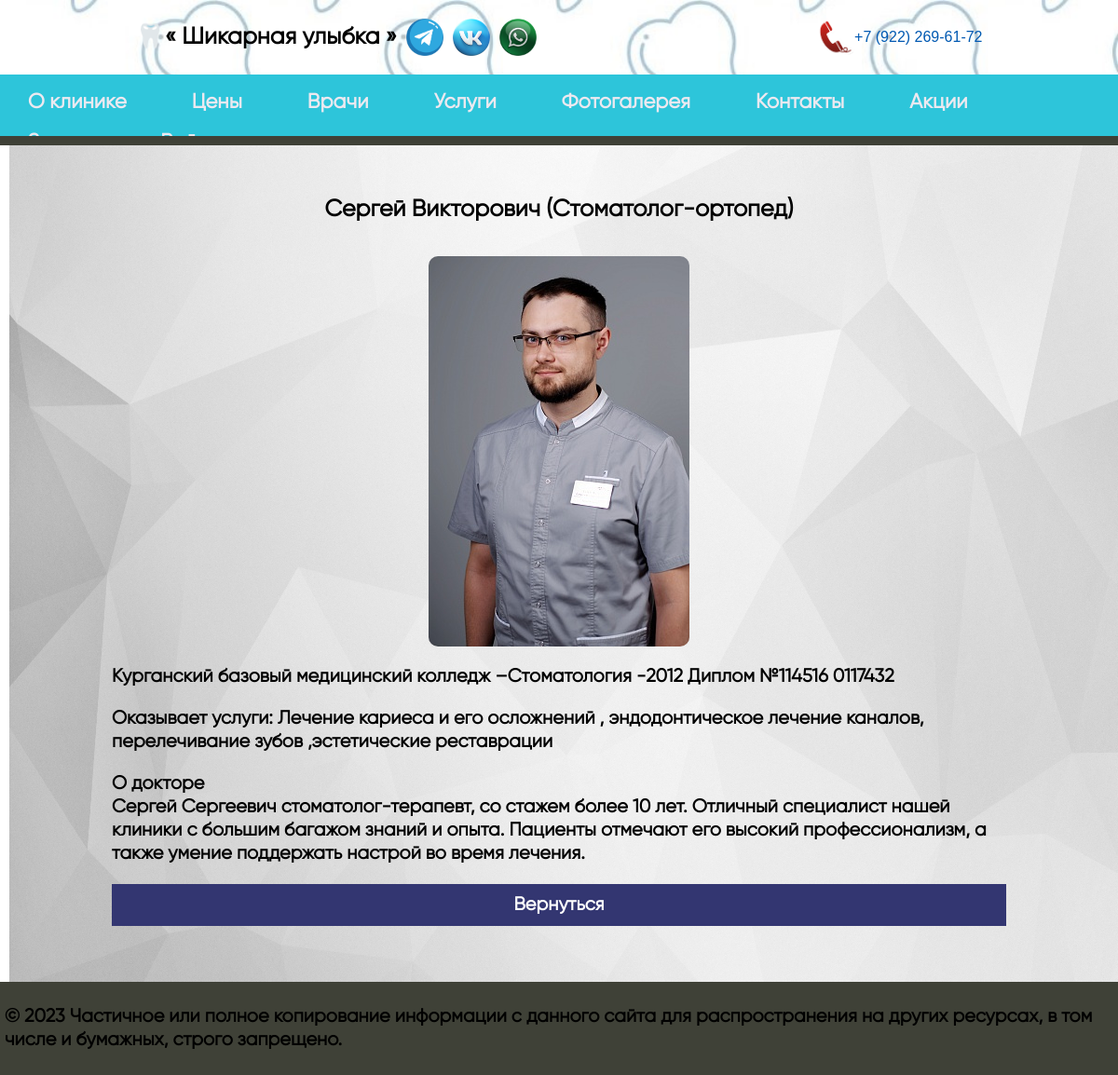
The app's page /post/1/ with its own data.
### dental/models.py (models this page shows, shortened)
class Dental(models.Model):
    title = models.CharField(max_length=255, verbose_name="Заголовок")
    slug = models.SlugField(max_length=255, unique=True, db_index=True, verbose_name="URL")
    content = models.TextField(blank=True, verbose_name="Текст статьи")
    photo = models.ImageField(upload_to="photos/%Y/%m/%d/", verbose_name="Фото")
    time_create = models.DateTimeField(auto_now_add=True, verbose_name="Время создания")
    time_update = models.DateTimeField(auto_now=True, verbose_name="Время изменения")
    is_published = models.BooleanField(default=True, verbose_name="Публикация")

### dental/views.py (the view)
# urls.py: path('post/<int:post_slug>/', show_post, name='post'),
def show_post(request, post_slug):
    post = get_object_or_404(Dental, slug=post_slug)
    context = {
        'post': post,
        'title': post.title,
        'cat_selected': post,
    }
    return render(request, 'dental/post.html', context=context)

### dental/templates/dental/post.html
{% extends 'dental/base.html' %}
{% block content %}
<h1>{{post.title}}</h1>
{% if post.photo %}
<p><img class="img-article-left" src="{{post.photo.url}}"></p>
{% endif %}
{{post.content|linebreaks}}
<p class="link-read-post"><a class="post" href="{% url 'personal' %}">Вернуться</a></p>
{% endblock %}

### dental/static/dental/css/styles.css (style rules this page uses)
html, body { font-family: 'Arial'; margin: 0; padding: 0; height: 100%; }
body { background: url('../images/back.jpg') no-repeat 10px 5px; background-size: 100% 100%; background-attachment:fixed; }
img { display: flex; margin: auto; border-radius: 10px; }
h1 { display: inline-block; font-family: 'Gilroy-Regular'; font-style: normal; font-weight: 700; font-size: 25px; line-height: 25px; color: #000000; text-align: center; width: 100%; }
li, p, h3 { font-family: 'Gilroy-Regular'; font-style: normal; font-weight: 700; font-size: 20px; line-height: 25px; color: #000000; }
a { color: #0059b2; text-decoration: none; }
p.link-read-post { text-align: right; }
p.link-read-post a { padding: 10px; min-width: 100px; background: #333671; color: #fff; text-decoration: none; }
p.link-read-post { text-align: center; }
p.link-read-post a { padding: 10px; min-width: 100px; background: #333671; color: #fff; text-decoration: none; display: flex; justify-content: center; align-items: center; }
a.post { display: flex; justify-content: center; align-items: center; margin: auto; }

### records on screen
Dental: title "Сергей Викторович (Стоматолог-ортопед)", photo (picture), content "Курганский базовый медицинский колледж –Стоматология -2012 Диплом №114516 0117432 Оказывает услуги: Лечение кариеса и его осложнений , эндодонтическое лечение каналов, перелечивание зубов ,эстетические реставрации О докторе Сергей Сергеевич стоматолог-терапевт, со стажем более 10 лет. Отличный специалист нашей клиники с большим багажом знаний и опыта. Пациенты отмечают его высокий профессионализм, а также умение поддержать настрой во время лечения."
